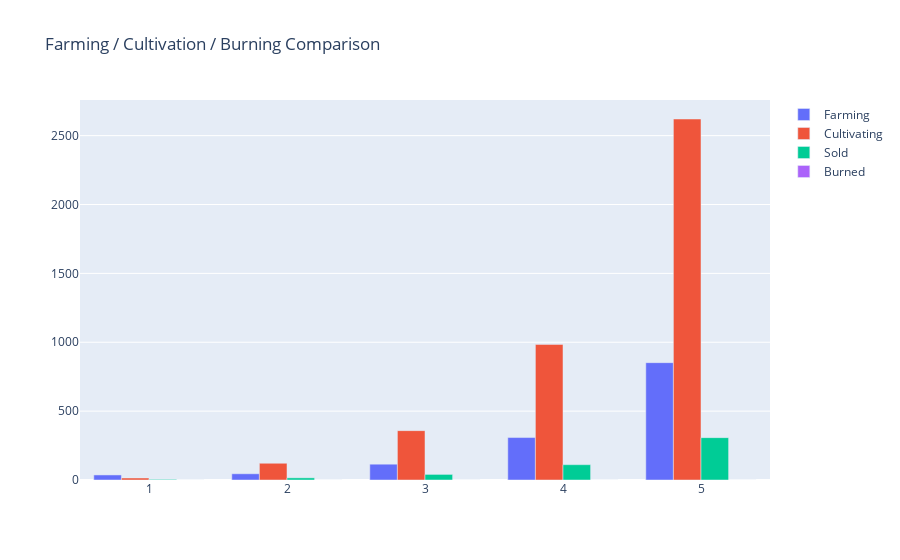

The cell this chart's notebook holds for it:
### Code cell
import plotly.graph_objects as go
fig = go.Figure()
# fig.add_trace(go.Scatter(y=[2, 1, 4, 3]))
x=[1,2,3,4,5]
fig.add_trace(go.Bar(x=x,y=rf[0:5],name="Farming"))  #,text=["s sds s"]
fig.add_trace(go.Bar(x=x,y=rc[0:5],name="Cultivating"))
fig.add_trace(go.Bar(x=x,y=rs[0:5],name="Sold"))
fig.add_trace(go.Bar(x=x,y=rb[0:5],name="Burned"))
fig.update_layout(title = 'Farming / Cultivation / Burning Comparison',showlegend=True)
fig.show()

### Figure 1 — Plotly figure (JSON) as saved in the notebook; plotly's stock layout.template omitted (floating-point values rounded to 4 significant figures)
{"data": [{"name": "Farming", "type": "bar", "x": [1, 2, 3, 4, 5], "y": [36.73, 45.26, 114.8, 308.1, 851.8]}, {"name": "Cultivating", "type": "bar", "x": [1, 2, 3, 4, 5], "y": [14.49, 121.6, 358.4, 984.4, 2621.0]}, {"name": "Sold", "type": "bar", "x": [1, 2, 3, 4, 5], "y": [4.491, 15.58, 40.63, 111.1, 307.6]}, {"name": "Burned", "type": "bar", "x": [1, 2, 3, 4, 5], "y": [0, 0, 0, 0, 0]}], "layout": {"showlegend": true, "title": {"text": "Farming / Cultivation / Burning Comparison"}}}
